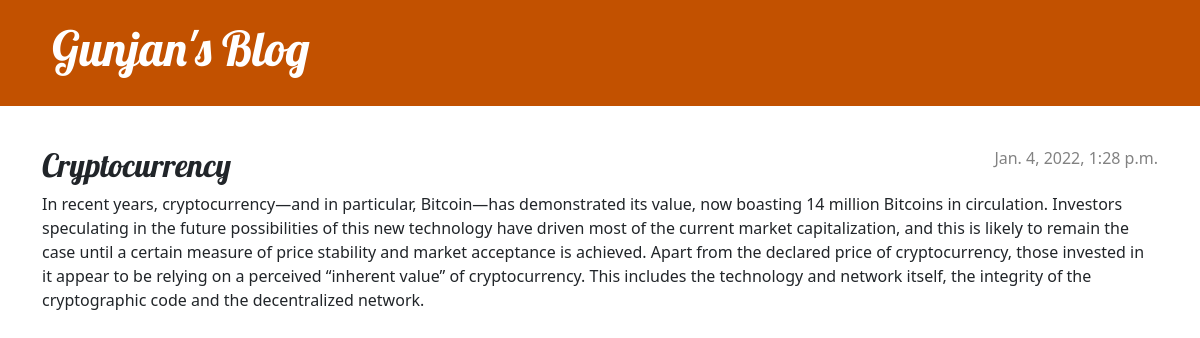
Screenshot of /post/7/ with the database file from the repository.
### blog/models.py (models this page shows, shortened)
class PostBlog(models.Model):
    author = models.ForeignKey(settings.AUTH_USER_MODEL, on_delete=models.CASCADE)
    title = models.CharField(max_length=200)
    text = models.TextField()
    created_date = models.DateTimeField(default=timezone.now)
    published_date = models.DateTimeField(blank=True, null=True)

### blog/views.py (the view)
# urls.py: path('post/<int:pk>/', views.post_detail, name='post_detail'),
def post_detail(request,pk):
    post = get_object_or_404(PostBlog, pk=pk)
    return render(request, 'blog/post_detail.html', {'post': post})

### blog/templates/blog/post_detail.html (shortened to what this page needs)
{% extends 'blog/base.html' %}
{% block content %}
    <article class="post">
        {% if post.published_date %}
            <time class="date">
                {{ post.published_date }}
            </time>
        {% endif %}
        <h2>{{ post.title }}</h2>
        <p>{{ post.text|linebreaksbr }}</p>
    </article>
{% endblock %}

### blog/static/css/blog.css (style rules this page uses)
h1, h2, h3, h4 { font-family: 'Lobster', cursive; }
.date { color: #828282; }
.post { margin-bottom: 70px; }
.post > .date, .post > .actions { float: right; }

### rows the page displays
PostBlog: published_date "Jan. 4, 2022, 1:28 p.m.", title "Cryptocurrency", text "In recent years, cryptocurrency—and in particular, Bitcoin—has demonstrated its value, now boasting 14 million Bitcoins in circulation. Investors speculating in the future possibilities of this new technology have driven most of the current market capitalization, and this is likely to remain the case until a certain measure of price stability and market acceptance is achieved. Apart from the declared price of cryptocurrency, those invested in it appear to be relying on a perceived “inherent value” of cryptocurrency. This includes the technology and network itself, the integrity of the cryptographic code and the decentralized network."
